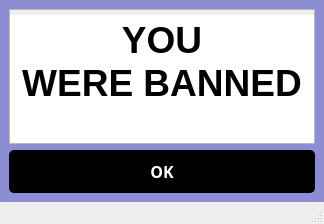
<?xml version="1.0" encoding="UTF-8"?>
<ui version="4.0">
 <class>BannedWindow</class>
 <widget class="QMainWindow" name="BannedWindow">
  <property name="geometry">
   <rect>
    <x>0</x>
    <y>0</y>
    <width>324</width>
    <height>224</height>
   </rect>
  </property>
  <property name="windowTitle">
   <string>MainWindow</string>
  </property>
  <property name="styleSheet">
   <string notr="true">#centralwidget {
	background-color: rgb(141, 141, 211);
}
QPushButton {
	background-color: rgb(0, 0, 0);
	border-radius: 5px;
	padding: 10px 10px;
	color: rgb(255, 255, 255);
}
QPushButton:hover {
	color: rgb(0, 0, 0);
	border: 1px  solid rgb(55, 107, 113);
	cursor: pointer;
	background-color: rgb(255, 255, 255);
}
QLineEdit {
	padding: 5px;
	border-radius:5px;
	color: rgb(55, 107, 113);
}</string>
  </property>
  <widget class="QWidget" name="centralwidget">
   <layout class="QGridLayout" name="gridLayout_3">
    <item row="2" column="0">
     <widget class="QPushButton" name="button_send">
      <property name="font">
       <font>
        <family>Cascadia Code</family>
        <pointsize>12</pointsize>
        <bold>true</bold>
       </font>
      </property>
      <property name="text">
       <string>OK</string>
      </property>
     </widget>
    </item>
    <item row="1" column="0">
     <widget class="QTextBrowser" name="textBrowser">
      <property name="styleSheet">
       <string notr="true">QTextBrowser {
	padding-top: 5px;
}</string>
      </property>
      <property name="html">
       <string>&lt;!DOCTYPE HTML PUBLIC &quot;-//W3C//DTD HTML 4.0//EN&quot; &quot;http://www.w3.org/TR/REC-html40/strict.dtd&quot;&gt;
&lt;html&gt;&lt;head&gt;&lt;meta name=&quot;qrichtext&quot; content=&quot;1&quot; /&gt;&lt;meta charset=&quot;utf-8&quot; /&gt;&lt;style type=&quot;text/css&quot;&gt;
p, li { white-space: pre-wrap; }
hr { height: 1px; border-width: 0; }
li.unchecked::marker { content: &quot;\2610&quot;; }
li.checked::marker { content: &quot;\2612&quot;; }
&lt;/style&gt;&lt;/head&gt;&lt;body style=&quot; font-family:'Segoe UI'; font-size:9pt; font-weight:400; font-style:normal;&quot;&gt;
&lt;p align=&quot;center&quot; style=&quot; margin-top:0px; margin-bottom:0px; margin-left:0px; margin-right:0px; -qt-block-indent:0; text-indent:0px;&quot;&gt;&lt;span style=&quot; font-size:28pt; font-weight:700;&quot;&gt;YOU&lt;/span&gt;&lt;/p&gt;
&lt;p align=&quot;center&quot; style=&quot; margin-top:0px; margin-bottom:0px; margin-left:0px; margin-right:0px; -qt-block-indent:0; text-indent:0px;&quot;&gt;&lt;span style=&quot; font-size:28pt; font-weight:700;&quot;&gt;WERE BANNED&lt;/span&gt;&lt;/p&gt;&lt;/body&gt;&lt;/html&gt;</string>
      </property>
     </widget>
    </item>
   </layout>
  </widget>
  <widget class="QMenuBar" name="menubar">
   <property name="geometry">
    <rect>
     <x>0</x>
     <y>0</y>
     <width>324</width>
     <height>22</height>
    </rect>
   </property>
  </widget>
  <widget class="QStatusBar" name="statusbar"/>
 </widget>
 <resources/>
 <connections/>
</ui>
